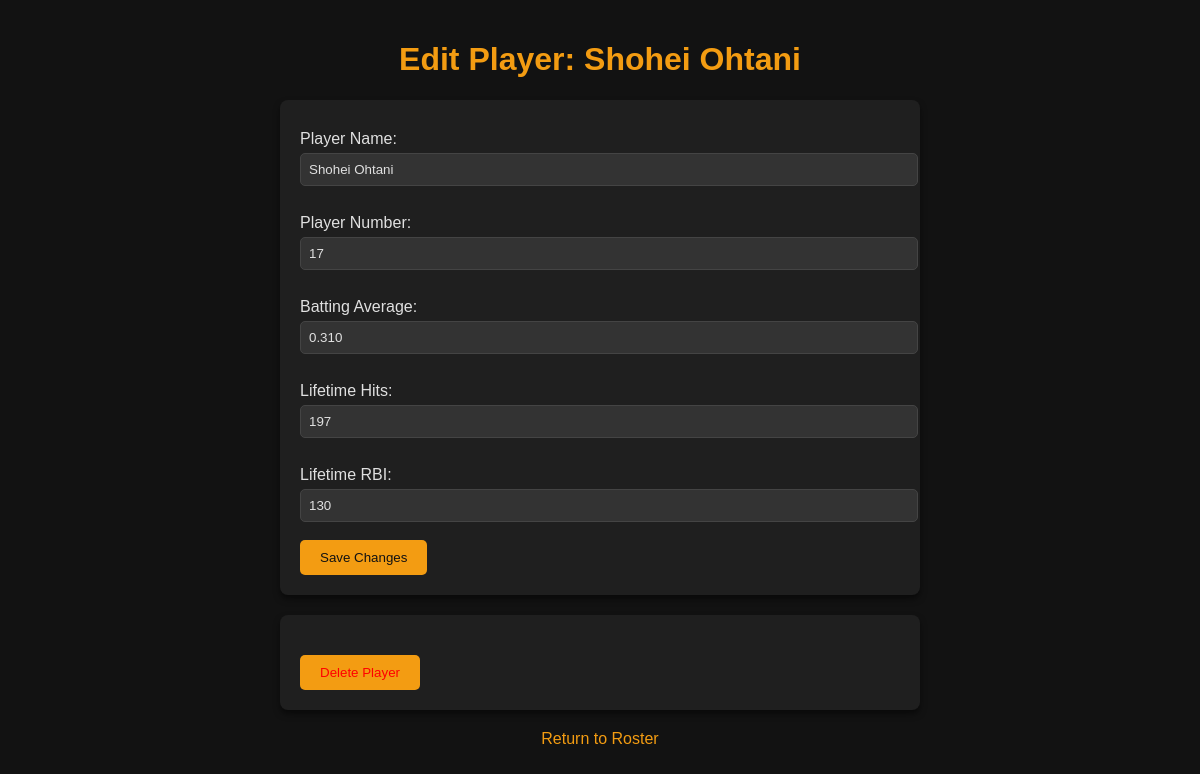
/edit_player/2, run on the app's committed database.
### models.py (models this page shows)
class Player(db.Model):
    __tablename__ = 'player'
    player_id = db.Column(db.Integer, primary_key=True)
    name = db.Column(db.String(50), nullable=False)
    sport = db.Column(db.String(50), nullable=False)
    team_id = db.Column(db.Integer, db.ForeignKey('team.team_id', ondelete="CASCADE"))
    number = db.Column(db.Integer, nullable=False)
    team = db.relationship("Team", back_populates="players")
    stats = db.relationship("PlayerStats", back_populates="player", cascade='all, delete-orphan', uselist=False)

class PlayerStats(db.Model):
    __tablename__ = 'player_stats'
    player_id = db.Column(db.Integer, db.ForeignKey('player.player_id', ondelete="CASCADE"), primary_key=True)
    points_per_game = db.Column(db.DECIMAL(4, 2))
    assists_per_game = db.Column(db.DECIMAL(4, 2))
    rebounds_per_game = db.Column(db.DECIMAL(4, 2))
    batting_avg = db.Column(db.DECIMAL(3, 3))
    lifetime_hits = db.Column(db.Integer)
    lifetime_rbi = db.Column(db.Integer)
    lifetime_yards = db.Column(db.Integer)
    lifetime_td = db.Column(db.Integer)
    lifetime_intercept = db.Column(db.Integer)
    goals_scored = db.Column(db.Integer)
    lifetime_assists = db.Column(db.Integer)
    shots_on_target = db.Column(db.Integer)
    player = db.relationship("Player", back_populates="stats")

### app.py (the view, shortened to what this page needs)
@app.route('/edit_player/<int:player_id>', methods=['GET', 'POST'])
def edit_player(player_id):
    player = Player.query.filter_by(player_id=player_id).first()
    sport = player.team.league.sport
    return render_template("edit_player.html", player=player, sport=sport)

### templates/edit_player.html (shortened to what this page needs)
<!DOCTYPE html>
<html lang="en">
<head>
</head>
<body>
    <h1>Edit Player: {{ player.name }}</h1>
    <form action="/edit_player/{{ player.player_id }}" method="POST">
        <label for="player_name">Player Name:</label>
        <input type="text" id="player_name" name="player_name" value="{{ player.name }}" required><br><br>
        <label for="player_number">Player Number:</label>
        <input type="number" id="player_number" name="player_number" value="{{ player.number }}" required><br><br>
        {% if sport == "Basketball" %}
            <label for="points_per_game">Points/Game:</label>
            <input type="number" id="points_per_game" name="points_per_game" value="{{ player.stats.points_per_game }}" step="0.1"><br><br>
            <label for="assists_per_game">Assists/Game:</label>
            <input type="number" id="assists_per_game" name="assists_per_game" value="{{ player.stats.assists_per_game }}" step="0.1"><br><br>
            <label for="rebounds_per_game">Rebounds/Game:</label>
            <input type="number" id="rebounds_per_game" name="rebounds_per_game" value="{{ player.stats.rebounds_per_game }}" step="0.1"><br><br>
        {% elif sport == "Baseball" %}
            <label for="batting_avg">Batting Average:</label>
            <input type="number" id="batting_avg" name="batting_avg" value="{{ player.stats.batting_avg }}" step="0.001"><br><br>
            <label for="lifetime_hits">Lifetime Hits:</label>
            <input type="number" id="lifetime_hits" name="lifetime_hits" value="{{ player.stats.lifetime_hits }}"><br><br>
            <label for="lifetime_rbi">Lifetime RBI:</label>
            <input type="number" id="lifetime_rbi" name="lifetime_rbi" value="{{ player.stats.lifetime_rbi }}"><br><br>
        {% endif %}
        <button type="submit">Save Changes</button>
    </form>
    <form action="/delete_player/{{ player.player_id }}" method="POST" style="margin-top: 20px;">
        <button type="submit" class="delete-btn">Delete Player</button>
    </form>
    <div class="return-link">
        <a href="{{ url_for('team_view', team_id=player.team_id) }}">Return to Roster</a>
    </div>
</body>
</html>

### templates/edit_player.html (style rules this page uses)
body { background-color: #121212; color: #e0e0e0; font-family: Arial, sans-serif; margin: 0; padding: 0; }
h1 { color: #f39c12; text-align: center; padding-top: 20px; }
form { max-width: 600px; margin: 20px auto; background-color: #1f1f1f; padding: 20px; border-radius: 8px; box-shadow: 0 4px 6px rgba(0, 0, 0, 0.5); }
label { font-size: 1rem; color: #e0e0e0; display: block; margin-top: 10px; }
input[type="text"], input[type="number"] { width: 100%; padding: 8px; margin-top: 5px; background-color: #333; color: #e0e0e0; border: 1px solid #444; border-radius: 5px; }
input[type="number"] { -moz-appearance: textfield; }
button { background-color: #f39c12; color: #121212; padding: 10px 20px; border: none; border-radius: 5px; cursor: pointer; transition: background-color 0.3s; }
.delete-btn { color: red; margin-top: 20px; text-align: center; display: block; }
.return-link { margin-top: 20px; text-align: center; }
.return-link a { color: #f39c12; text-decoration: none; }

### data on the page
Player: name "Shohei Ohtani", player_name "Shohei Ohtani", player_number "17"
PlayerStats: batting_avg "0.310", lifetime_hits "197", lifetime_rbi "130"
